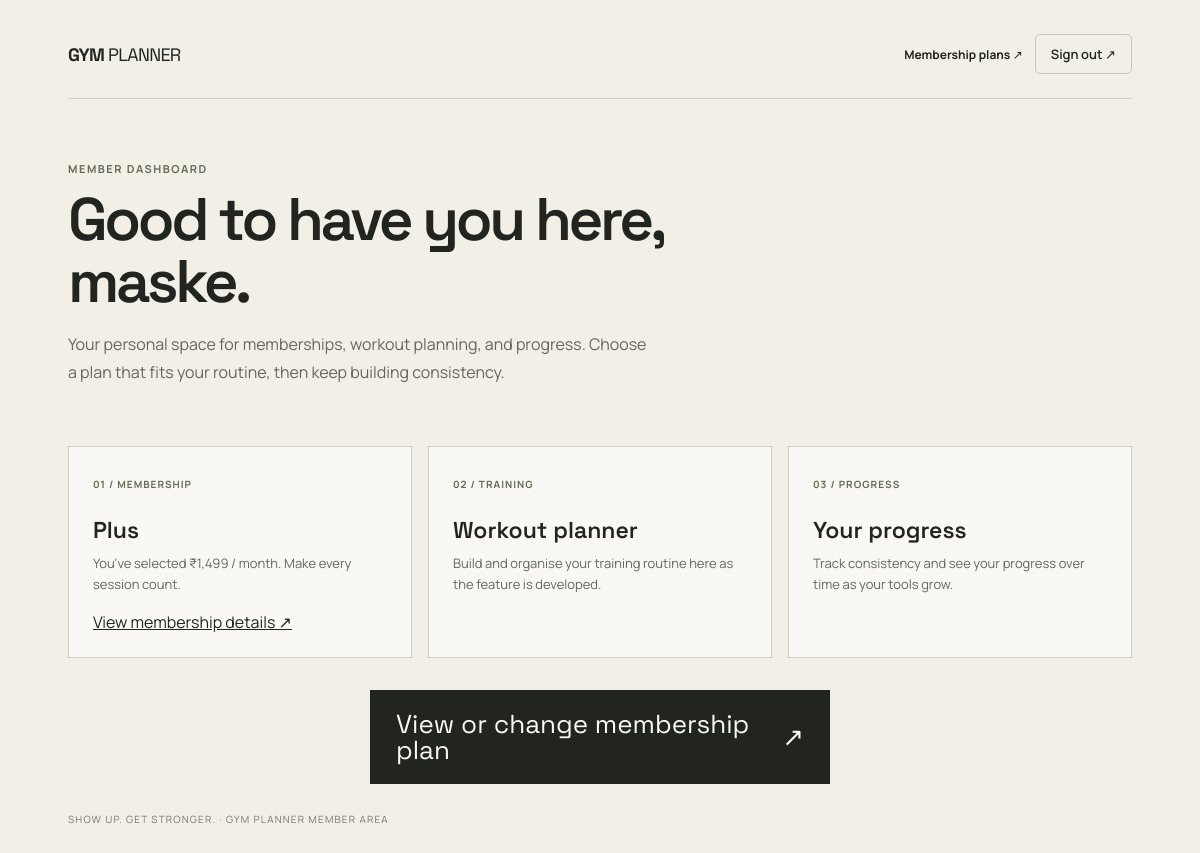
/dashboard (signed in), run on the app's committed database.
### models.py (models this page shows)
class User(Base):
    __tablename__ = "users"
    id = Column(Integer, primary_key=True, index=True)
    full_name = Column(String(100), nullable=False)
    email = Column(String(255), unique=True, index=True, nullable=False)
    password_hash = Column(String(255), nullable=False)
    role = Column(String(20), nullable=False, default="user", server_default="user")
    created_at = Column(
        DateTime(timezone=True),
        server_default=func.now(),
        nullable=False,
    )

class MembershipPlan(Base):
    __tablename__ = "membership_plans"
    id = Column(Integer, primary_key=True, index=True)
    name = Column(String(80), nullable=False)
    slug = Column(String(80), unique=True, index=True, nullable=False)
    tagline = Column(String(160), nullable=False)
    description = Column(String(300), nullable=False)
    price_monthly = Column(Integer, nullable=False)
    features = Column(JSON, nullable=False)
    is_featured = Column(Boolean, default=False, nullable=False)
    is_active = Column(Boolean, default=True, nullable=False)
    sort_order = Column(Integer, default=0, nullable=False)

### main.py (the view)
@app.get("/dashboard")
def member_dashboard(request: Request, db: Session = Depends(get_db)):
    user_id = request.session.get("user_id")
    if user_id is None:
        return RedirectResponse(url="/login", status_code=303)
    user = db.get(User, user_id)
    if user is None:
        request.session.clear()
        return RedirectResponse(url="/login", status_code=303)
    if user.role == "admin":
        return RedirectResponse(url="/admin/dashboard", status_code=303)
    selection = (
        db.query(MembershipSelection)
        .filter(MembershipSelection.user_id == user.id)
        .first()
    )
    selected_plan = db.get(MembershipPlan, selection.plan_id) if selection else None
    return templates.TemplateResponse(
        request=request,
        name="dashboard.html",
        context={"user": user, "selected_plan": selected_plan},
    )

### templates/dashboard.html (shortened to what this page needs)
<!DOCTYPE html>
<html lang="en">
<head>
    <link rel="stylesheet" href="/static/style.css">
</head>
<body class="dashboard-body">
    <main class="dashboard-wrap">
        <nav class="dashboard-nav" aria-label="Member navigation">
            <a href="/dashboard" class="dashboard-wordmark">GYM <span>PLANNER</span></a>
            <div class="dashboard-nav-actions">
                <a class="dashboard-plans-link" href="/membership-plans">Membership plans ↗</a>
                <form method="post" action="/logout"><button class="logout-button" type="submit">Sign out ↗</button></form>
            </div>
        </nav>
        <section class="dashboard-hero">
            <div class="dashboard-eyebrow">MEMBER DASHBOARD</div>
            <h1>Good to have you here,<br>{{ user.full_name }}.</h1>
            <p>Your personal space for memberships, workout planning, and progress. Choose a plan that fits your routine, then keep building consistency.</p>
        </section>
        <section class="dashboard-grid" aria-label="Member dashboard sections">
            <article class="dashboard-card">
                <div>
                    <small>01 / MEMBERSHIP</small>
                    {% if selected_plan %}
                        <h2>{{ selected_plan.name }}</h2>
                        <p>You've selected ₹{{ '{:,.0f}'.format(selected_plan.price_monthly) }} / month. {{ selected_plan.tagline }}</p>
                        <a class="dashboard-detail-link" href="/membership-plans/{{ selected_plan.slug }}">View membership details ↗</a>
                    {% else %}
                        <h2>Find your plan</h2>
                        <p>Compare the available memberships and find the right fit for your goals.</p>
                    {% endif %}
                </div>
            </article>
            <article class="dashboard-card"><div><small>02 / TRAINING</small><h2>Workout planner</h2><p>Build and organise your training routine here as the feature is developed.</p></div></article>
            <article class="dashboard-card"><div><small>03 / PROGRESS</small><h2>Your progress</h2><p>Track consistency and see your progress over time as your tools grow.</p></div></article>
        </section>
        <div class="dashboard-cta">
            <a class="dashboard-browse-button" href="/membership-plans">
                <span>{% if selected_plan %}View or change membership plan{% else %}Browse membership plans{% endif %}</span>
                <span aria-hidden="true">↗</span>
            </a>
        </div>
        <div class="dashboard-footer">SHOW UP. GET STRONGER. · GYM PLANNER MEMBER AREA</div>
    </main>
</body>
</html>

### static/style.css (style rules this page uses)
:root { color-scheme: light; --cream: #f2efe7; --paper: #f9f8f4; --charcoal: #21241f; --olive: #656b55; --olive-dark: #4f5542; --panel: #e6e3d9; --border: #d1cec3; --muted: #76766c; --white: #f9f8f4; font-family: "Manrope", sans-serif; font-synthesis: none; text-rendering: optimizeLegibility; -webkit-font-smoothing: antialiased; -moz-osx-font-smoothing: grayscale; }
* { box-sizing: border-box; }
html { min-width: 320px; background: var(--cream); }
body { margin: 0; color: var(--charcoal); background: var(--cream); font-family: "Manrope", sans-serif; }
button, input { font: inherit; }
a { color: inherit; }

### templates/dashboard.html (style rules this page uses)
body.dashboard-body { margin: 0; min-height: 100vh; background: #f2efe7; color: #21241f; font-family: Manrope, sans-serif; }
.dashboard-wrap { max-width: 1120px; margin: 0 auto; padding: 34px 28px 60px; }
.dashboard-nav { display: flex; align-items: center; justify-content: space-between; gap: 20px; padding-bottom: 24px; border-bottom: 1px solid #d1cec3; }
.dashboard-wordmark { text-decoration: none; color: #21241f; font: 700 18px 'Space Grotesk', sans-serif; letter-spacing: -.04em; }
.dashboard-wordmark span { font-weight: 400; }
.dashboard-nav-actions { display: flex; align-items: center; gap: 12px; }
.dashboard-plans-link { color: #21241f; text-decoration: none; font-size: 12px; font-weight: 700; }
.logout-button { border: 1px solid #c8c5ba; background: transparent; padding: 10px 15px; border-radius: 5px; color: #21241f; font: 600 13px Manrope, sans-serif; cursor: pointer; }
.dashboard-hero { padding: 62px 0 44px; max-width: 760px; }
.dashboard-eyebrow { color: #656b55; font-size: 11px; letter-spacing: .14em; font-weight: 700; }
.dashboard-hero h1 { margin: 13px 0 14px; font: 600 clamp(36px, 5vw, 60px)/1.04 'Space Grotesk', sans-serif; letter-spacing: -.055em; }
.dashboard-hero p { max-width: 580px; color: #65665e; line-height: 1.75; }
.dashboard-grid { display: grid; grid-template-columns: repeat(3, minmax(0, 1fr)); gap: 16px; }
.dashboard-card { min-height: 170px; padding: 24px; border: 1px solid #d1cec3; background: #f9f8f4; display: flex; flex-direction: column; justify-content: space-between; }
.dashboard-card small { color: #656b55; letter-spacing: .1em; font-size: 10px; font-weight: 700; }
.dashboard-card h2 { font: 600 23px 'Space Grotesk', sans-serif; margin: 22px 0 8px; }
.dashboard-card p { color: #65665e; font-size: 13px; line-height: 1.65; margin: 0 0 15px; }
.dashboard-cta { display: flex; justify-content: center; margin-top: 32px; }
.dashboard-browse-button { width: min(100%, 460px); min-height: 68px; display: flex; align-items: center; justify-content: space-between; gap: 20px; padding: 20px 25px; border: 1px solid #21241f; background: #21241f; color: #f9f8f4; text-decoration: none; font: 700 15px Manrope, sans-serif; transition: background .18s ease, color .18s ease, transform .18s ease; }
.dashboard-browse-button span { font: 400 26px/1 'Space Grotesk', sans-serif; }
.dashboard-footer { padding-top: 28px; color: #77776f; font-size: 10px; letter-spacing: .12em; }

### data on the page
User: full_name "maske"
MembershipPlan: name "Plus", price_monthly "1,499", tagline "Make every session count."
